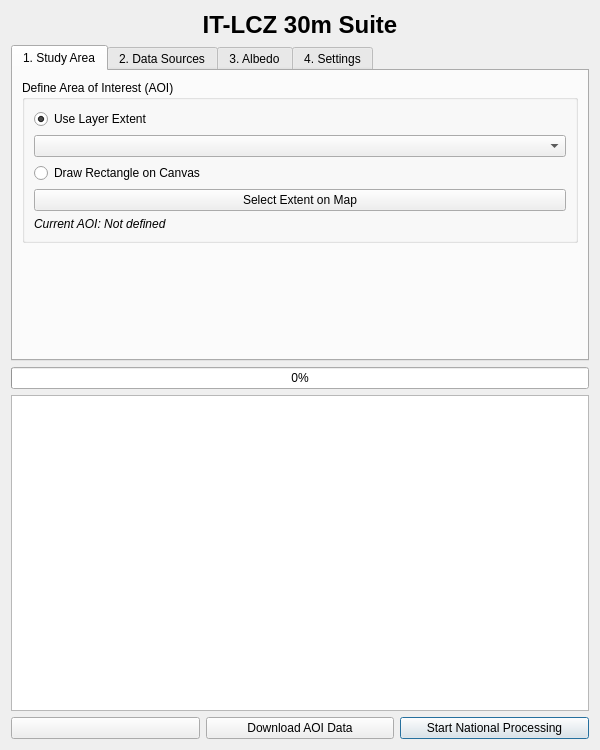
<?xml version="1.0" encoding="UTF-8"?>
<ui version="4.0">
 <class>LCZDashboard</class>
 <widget class="QDialog" name="LCZDashboard">
  <property name="geometry">
   <rect>
    <x>0</x>
    <y>0</y>
    <width>600</width>
    <height>750</height>
   </rect>
  </property>
  <property name="windowTitle">
   <string>IT-LCZ 30m National Suite - Professional Suite</string>
  </property>
  <layout class="QVBoxLayout" name="mainLayout">
   <item>
    <widget class="QLabel" name="headerLabel">
     <property name="font">
      <font>
       <pointsize>18</pointsize>
       <weight>75</weight>
       <bold>true</bold>
      </font>
     </property>
     <property name="text">
      <string>IT-LCZ 30m Suite</string>
     </property>
     <property name="alignment">
      <set>Qt::AlignCenter</set>
     </property>
    </widget>
   </item>
   <item>
    <widget class="QTabWidget" name="tabWidget">
     <property name="currentIndex">
      <number>0</number>
     </property>
     <widget class="QWidget" name="tabAOI">
      <attribute name="title">
       <string>1. Study Area</string>
      </attribute>
      <layout class="QVBoxLayout" name="verticalLayout_AOI">
       <item>
        <widget class="QGroupBox" name="groupAOI">
         <property name="title">
          <string>Define Area of Interest (AOI)</string>
         </property>
         <layout class="QVBoxLayout" name="verticalLayout_4">
          <item>
           <widget class="QRadioButton" name="radioAOILayer">
            <property name="text">
             <string>Use Layer Extent</string>
            </property>
            <property name="checked">
             <bool>true</bool>
            </property>
           </widget>
          </item>
          <item>
           <layout class="QHBoxLayout" name="layerLayout">
            <item>
             <widget class="QgsMapLayerComboBox" name="layerCombo"/>
            </item>
           </layout>
          </item>
          <item>
           <widget class="QRadioButton" name="radioAOICanvas">
            <property name="text">
             <string>Draw Rectangle on Canvas</string>
            </property>
           </widget>
          </item>
          <item>
           <layout class="QHBoxLayout" name="canvasLayout">
            <item>
             <widget class="QPushButton" name="btnSelectExtent">
              <property name="text">
               <string>Select Extent on Map</string>
              </property>
             </widget>
            </item>
           </layout>
          </item>
          <item>
           <widget class="QLabel" name="extentLabel">
            <property name="font">
             <font>
              <italic>true</italic>
             </font>
            </property>
            <property name="text">
             <string>Current AOI: Not defined</string>
            </property>
            <property name="wordWrap">
             <bool>true</bool>
            </property>
           </widget>
          </item>
         </layout>
        </widget>
       </item>
       <item>
        <spacer name="verticalSpacer_AOI">
         <property name="orientation">
          <set>Qt::Vertical</set>
         </property>
         <property name="sizeHint" stdset="0">
          <size>
           <width>20</width>
           <height>40</height>
          </size>
         </property>
        </spacer>
       </item>
      </layout>
     </widget>
     <widget class="QWidget" name="tabInputs">
      <attribute name="title">
       <string>2. Data Sources</string>
      </attribute>
      <layout class="QVBoxLayout" name="verticalLayout_Inputs">
       <item>
        <widget class="QGroupBox" name="groupTerrain">
         <property name="title">
          <string>Terrain &amp; Building Heights</string>
         </property>
         <layout class="QGridLayout" name="gridLayout_Terrain">
          <item row="0" column="0">
           <widget class="QLabel" name="label_dtm">
            <string>Tinitaly DTM (10m):</string>
           </widget>
          </item>
          <item row="0" column="1">
           <widget class="QLineEdit" name="dtmPath"/>
          </item>
          <item row="0" column="2">
           <widget class="QPushButton" name="browseDTM">
            <string>...</string>
           </widget>
          </item>
          <item row="1" column="0">
           <widget class="QLabel" name="label_tum">
            <string>TUM Buildings (10m):</string>
           </widget>
          </item>
          <item row="1" column="1">
           <widget class="QLineEdit" name="buildingPath"/>
          </item>
          <item row="1" column="2">
           <widget class="QPushButton" name="browseBuilding">
            <string>...</string>
           </widget>
          </item>
          <item row="2" column="0">
           <widget class="QLabel" name="label_eth">
            <string>ETH Canopy (10m):</string>
           </widget>
          </item>
          <item row="2" column="1">
           <widget class="QLineEdit" name="canopyPath"/>
          </item>
          <item row="2" column="2">
           <widget class="QPushButton" name="browseCanopy">
            <string>...</string>
           </widget>
          </item>
         </layout>
        </widget>
       </item>
       <item>
        <widget class="QGroupBox" name="groupClassification">
         <property name="title">
          <string>Landcover &amp; Socio-Thermal</string>
         </property>
         <layout class="QGridLayout" name="gridLayout_Classification">
          <item row="0" column="0">
           <widget class="QLabel" name="label_esa">
            <string>ESA WorldCover (10m):</string>
           </widget>
          </item>
          <item row="0" column="1">
           <widget class="QLineEdit" name="landcoverPath"/>
          </item>
          <item row="0" column="2">
           <widget class="QPushButton" name="browseLandcover">
            <string>...</string>
           </widget>
          </item>
          <item row="1" column="0">
           <widget class="QLabel" name="label_meta">
            <string>Meta Population (30m):</string>
           </widget>
          </item>
          <item row="1" column="1">
           <widget class="QLineEdit" name="populationPath"/>
          </item>
          <item row="1" column="2">
           <widget class="QPushButton" name="browsePopulation">
            <string>...</string>
           </widget>
          </item>
         </layout>
        </widget>
       </item>
       <item>
        <spacer name="verticalSpacer_Inputs">
         <property name="orientation">
          <set>Qt::Vertical</set>
         </property>
         <property name="sizeHint" stdset="0">
          <size>
           <width>20</width>
           <height>40</height>
          </size>
         </property>
        </spacer>
       </item>
      </layout>
     </widget>
     <widget class="QWidget" name="tabAlbedo">
      <attribute name="title">
       <string>3. Albedo</string>
      </attribute>
      <layout class="QVBoxLayout" name="verticalLayout_Albedo">
       <item>
        <widget class="QGroupBox" name="groupAlbedoMethod">
         <property name="title">
          <string>Albedo Calculation Strategy</string>
         </property>
         <layout class="QVBoxLayout" name="verticalLayout_AlbedoSelection">
          <item>
           <widget class="QRadioButton" name="radioAlbedoDirect">
            <property name="text">
             <string>Option A: Direct Albedo (S2GM / Copernicus Tif)</string>
            </property>
            <property name="checked">
             <bool>true</bool>
            </property>
           </widget>
          </item>
          <item>
           <widget class="QRadioButton" name="radioAlbedoManual">
            <property name="text">
             <string>Option B: Manual NTB Formula (Narrow-to-Broadband)</string>
            </property>
           </widget>
          </item>
         </layout>
        </widget>
       </item>
       <item>
        <widget class="QGroupBox" name="groupS2Inputs">
         <property name="title">
          <string>Sentinel-2 Source</string>
         </property>
         <layout class="QGridLayout" name="gridLayout_S2">
          <item row="0" column="0">
           <widget class="QLabel" name="label_s2">
            <string>S2 Mosaic / Bands Folder:</string>
           </widget>
          </item>
          <item row="0" column="1">
           <widget class="QLineEdit" name="s2Path"/>
          </item>
          <item row="0" column="2">
           <widget class="QPushButton" name="browseS2">
            <string>...</string>
           </widget>
          </item>
         </layout>
        </widget>
       </item>
       <item>
        <spacer name="verticalSpacer_Albedo">
         <property name="orientation">
          <set>Qt::Vertical</set>
         </property>
         <property name="sizeHint" stdset="0">
          <size>
           <width>20</width>
           <height>40</height>
          </size>
         </property>
        </spacer>
       </item>
      </layout>
     </widget>
     <widget class="QWidget" name="tabProcessing">
      <attribute name="title">
       <string>4. Settings</string>
      </attribute>
      <layout class="QVBoxLayout" name="verticalLayout_Proc">
       <item>
        <widget class="QGroupBox" name="groupGrid">
         <property name="title">
          <string>Grid Configuration</string>
         </property>
         <layout class="QGridLayout" name="gridLayout_Grid">
          <item row="0" column="0">
           <widget class="QLabel" name="label_res">
            <string>Target Resolution (m):</string>
           </widget>
          </item>
          <item row="0" column="1">
           <widget class="QSpinBox" name="spinResolution">
            <property name="suffix">
             <string> m</string>
            </property>
            <property name="minimum">
             <number>10</number>
            </property>
            <property name="maximum">
             <number>500</number>
            </property>
            <property name="value">
             <number>30</number>
            </property>
           </widget>
          </item>
          <item row="1" column="0">
           <widget class="QLabel" name="label_buffer">
            <string>Edge Buffer (m):</string>
           </widget>
          </item>
          <item row="1" column="1">
           <widget class="QSpinBox" name="spinBuffer">
            <property name="suffix">
             <string> m</string>
            </property>
            <property name="minimum">
             <number>0</number>
            </property>
            <property name="maximum">
             <number>2000</number>
            </property>
            <property name="value">
             <number>500</number>
            </property>
           </widget>
          </item>
          <item row="2" column="0">
           <widget class="QLabel" name="label_tilesize">
            <string>Quadrant Size (km):</string>
           </widget>
          </item>
          <item row="2" column="1">
           <widget class="QSpinBox" name="spinTileSize">
            <property name="suffix">
             <string> km</string>
            </property>
            <property name="minimum">
             <number>1</number>
            </property>
            <property name="maximum">
             <number>200</number>
            </property>
            <property name="value">
             <number>50</number>
            </property>
           </widget>
          </item>
         </layout>
        </widget>
       </item>
       <item>
        <widget class="QGroupBox" name="groupOutput">
         <property name="title">
          <string>Output</string>
         </property>
         <layout class="QGridLayout" name="gridLayout_Output">
          <item row="0" column="0">
           <widget class="QLabel" name="label_out">
            <string>Output Directory:</string>
           </widget>
          </item>
          <item row="0" column="1">
           <widget class="QLineEdit" name="outputPath"/>
          </item>
          <item row="0" column="2">
           <widget class="QPushButton" name="browseOutput">
            <string>...</string>
           </widget>
          </item>
         </layout>
        </widget>
       </item>
       <item>
        <spacer name="verticalSpacer_Proc">
         <property name="orientation">
          <set>Qt::Vertical</set>
         </property>
         <property name="sizeHint" stdset="0">
          <size>
           <width>20</width>
           <height>40</height>
          </size>
         </property>
        </spacer>
       </item>
      </layout>
     </widget>
    </widget>
   </item>
   <item>
    <widget class="QProgressBar" name="progressBar">
     <property name="value">
      <number>0</number>
     </property>
    </widget>
   </item>
   <item>
    <widget class="QTextEdit" name="logConsole">
     <property name="readOnly">
      <bool>true</bool>
     </property>
    </widget>
   </item>
   <item>
    <layout class="QHBoxLayout" name="horizontalLayout">
     <item>
      <widget class="QPushButton" name="btnCancel">
       <string>Cancel</string>
      </widget>
     </item>
     <item>
      <widget class="QPushButton" name="btnDownload">
       <property name="text">
        <string>Download AOI Data</string>
       </property>
      </widget>
     </item>
     <item>
      <widget class="QPushButton" name="btnRun">
       <property name="text">
        <string>Start National Processing</string>
       </property>
       <property name="default">
        <bool>true</bool>
       </property>
      </widget>
     </item>
    </layout>
   </item>
  </layout>
 </widget>
 <customwidgets>
  <customwidget>
   <class>QgsMapLayerComboBox</class>
   <extends>QComboBox</extends>
   <header>qgis.gui</header>
  </customwidget>
 </customwidgets>
 <resources/>
 <connections/>
</ui>
